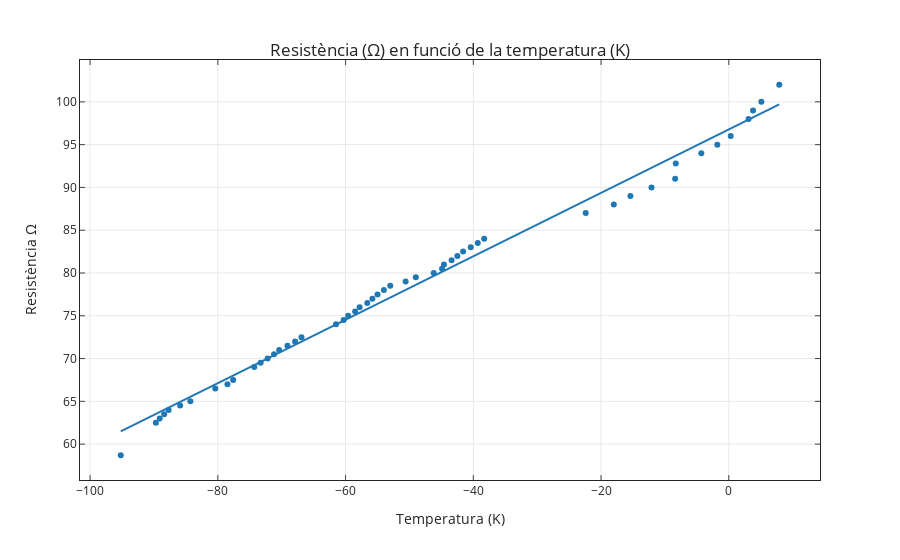

The code cell stored with this chart in its notebook:
### Code cell
fig=px.scatter(x=d2.Tk,y=d.Rohm,template='simple_white', trendline="ols",
 labels={
                     "x": "Temperatura (K)",
#                      "y": "Resistència $\\text{Resistència }(\Omega)$"
                     "y":resist +"&#x2126;"
                 },                
               )
               
fig.update_layout(
    title={
        'text': "Resistència (&#x2126;) en funció de la temperatura (K)",
        'y':0.9,
        'x':0.5,
        'xanchor': 'center',
        'yanchor': 'bottom'
        })
fig.update_xaxes(ticks="inside",
                mirror='ticks',showline=True,showgrid=True
                )
fig.update_yaxes(ticks="inside",
                mirror='ticks',showline=True,showgrid=True
                
                )

fig.show()
results = px.get_trendline_results(fig)
results = results.iloc[0]["px_fit_results"].summary()
print(results)
fig.write_image("fig1.pdf",engine="kaleido")

### Figure 1 — Plotly figure (JSON) as saved in the notebook; plotly's stock layout.template omitted (floating-point values rounded to 4 significant figures)
{"data": [{"hovertemplate": "Temperatura (K)=%{x}<br>Resistència &#x2126;=%{y}<extra></extra>", "legendgroup": "", "marker": {"color": "#1F77B4", "symbol": "circle"}, "mode": "markers", "name": "", "orientation": "v", "showlegend": false, "type": "scatter", "x": [-95.2, -89.7, -89.1, -88.4, -87.7, -85.9, -84.3, -80.4, -78.5, -77.6, -74.3, -73.3, -72.2, -71.2, -70.4, -69.1, -67.9, -66.9, -61.5, -60.3, -59.6, -58.5, -57.8, -56.6, -55.8, -55, -54, -53, -50.6, -49, -46.2, -44.9, -44.6, -43.4, -42.5, -41.6, -40.4, -39.3, -38.3, -22.4, -18, -15.4, -12.1, -8.4, -8.3, -4.3, -1.8, 0.3, 3.1, 3.8, 5.1, 7.9], "xaxis": "x", "y": [58.7, 62.5, 63, 63.5, 64, 64.5, 65, 66.5, 67, 67.5, 69, 69.5, 70, 70.5, 71, 71.5, 72, 72.5, 74, 74.5, 75, 75.5, 76, 76.5, 77, 77.5, 78, 78.5, 79, 79.5, 80, 80.5, 81, 81.5, 82, 82.5, 83, 83.5, 84, 87, 88, 89, 90, 91, 92.8, 94, 95, 96, 98, 99, 100, 102], "yaxis": "y"}, {"hovertemplate": "<b>OLS trendline</b><br>y = 0.37082 * x + 96.787<br>R<sup>2</sup>=0.989608<br><br>Temperatura (K)=%{x}<br>Resistència &#x2126;=%{y} <b>(trend)</b><extra></extra>", "legendgroup": "", "marker": {"color": "#1F77B4", "symbol": "circle"}, "mode": "lines", "name": "", "showlegend": false, "type": "scatter", "x": [-95.2, -89.7, -89.1, -88.4, -87.7, -85.9, -84.3, -80.4, -78.5, -77.6, -74.3, -73.3, -72.2, -71.2, -70.4, -69.1, -67.9, -66.9, -61.5, -60.3, -59.6, -58.5, -57.8, -56.6, -55.8, -55, -54, -53, -50.6, -49, -46.2, -44.9, -44.6, -43.4, -42.5, -41.6, -40.4, -39.3, -38.3, -22.4, -18, -15.4, -12.1, -8.4, -8.3, -4.3, -1.8, 0.3, 3.1, 3.8, 5.1, 7.9], "xaxis": "x", "y": [61.48, 63.52, 63.75, 64.01, 64.27, 64.93, 65.53, 66.97, 67.68, 68.01, 69.24, 69.61, 70.01, 70.38, 70.68, 71.16, 71.61, 71.98, 73.98, 74.43, 74.69, 75.09, 75.35, 75.8, 76.1, 76.39, 76.76, 77.13, 78.02, 78.62, 79.66, 80.14, 80.25, 80.69, 81.03, 81.36, 81.81, 82.21, 82.58, 88.48, 90.11, 91.08, 92.3, 93.67, 93.71, 95.19, 96.12, 96.9, 97.94, 98.2, 98.68, 99.72], "yaxis": "y"}], "layout": {"autosize": true, "legend": {"tracegroupgap": 0}, "margin": {"t": 60}, "title": {"text": "Resistència (&#x2126;) en funció de la temperatura (K)", "x": 0.5, "xanchor": "center", "y": 0.9, "yanchor": "bottom"}, "xaxis": {"anchor": "y", "autorange": true, "domain": [0, 1], "mirror": "ticks", "range": [-101.6, 14.35], "showgrid": true, "showline": true, "ticks": "inside", "title": {"text": "Temperatura (K)"}, "type": "linear"}, "yaxis": {"anchor": "x", "autorange": true, "domain": [0, 1], "mirror": "ticks", "range": [55.63, 105.1], "showgrid": true, "showline": true, "ticks": "inside", "title": {"text": "Resistència &#x2126;"}, "type": "linear"}}}
